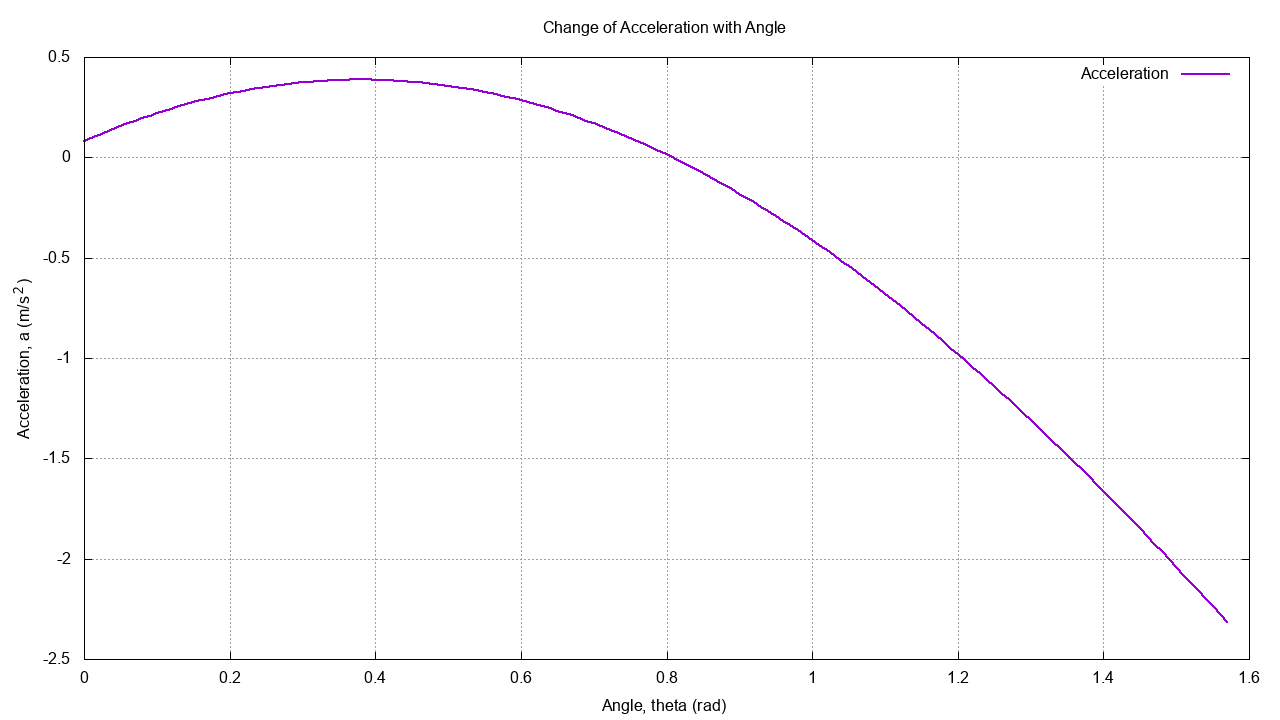

Generate this figure with gnuplot:
set grid
set xlabel "Angle, theta (rad)"
set ylabel "Acceleration, a (m/s^2)"
set title "Change of Acceleration with Angle"


set terminal png size 1280,720
set output "Function1.png"
plot "Function1.dat" u 1:(column("Acceleration")) w l lw 2

set terminal wxt background '#00222222'
plot "Function1.dat" u 1:(column("Acceleration")) w l lw 2
